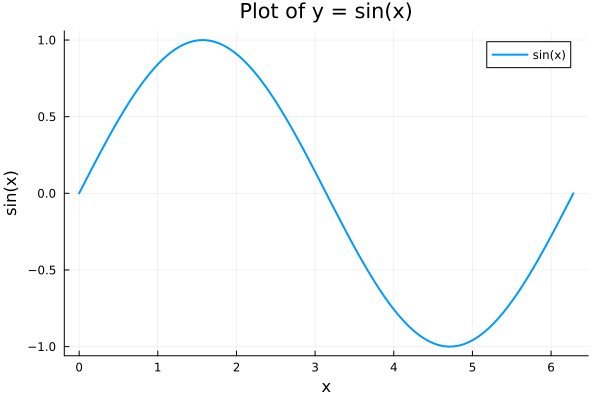

The Julia source for this figure:
using Plots

# Define the function y = sin(x)
f(x) = sin(x)

# Generate x values from 0 to 2*pi
x = range(0, stop=2*pi, length=100)
y = f.(x)

# Create the plot
p = plot(x, y,
         title="Plot of y = sin(x)",
         xlabel="x",
         ylabel="sin(x)",
         label="sin(x)",
         linewidth=2,
         legend=:topright)

# Save the plot as a PNG file
savefig(p, "plot_sin.png")
println("Plot saved to plot_sin.png")
